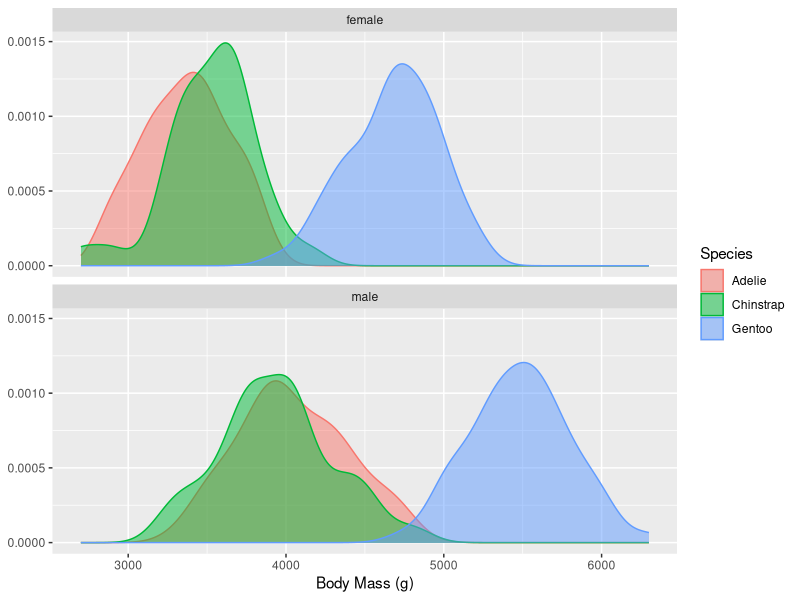

Write the R code that produced this figure.
library(palmerpenguins)
library(ggplot2)
library(tidyverse)
penguins <- palmerpenguins::penguins %>%
  drop_na

#View(penguins)
ggplot(penguins,aes(x = body_mass_g)
) +
  geom_density(
    aes(
      fill=species,
      col=species,
    ),
    alpha = 0.5
  ) +
  facet_wrap(sex ~ ., ncol = 1) +
  labs(
    y=NULL,
    x="Body Mass (g)",
    fill="Species",
    col="Species"
  )